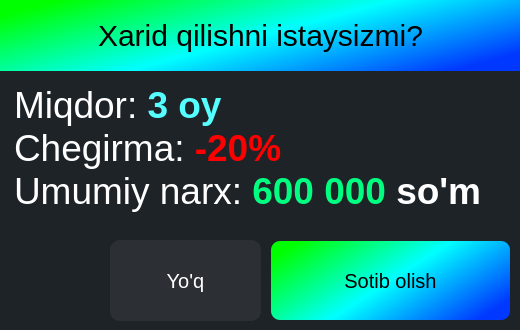
<?xml version="1.0" encoding="UTF-8"?>
<ui version="4.0">
 <class>Frame</class>
 <widget class="QFrame" name="Frame">
  <property name="geometry">
   <rect>
    <x>0</x>
    <y>0</y>
    <width>520</width>
    <height>330</height>
   </rect>
  </property>
  <property name="minimumSize">
   <size>
    <width>520</width>
    <height>330</height>
   </size>
  </property>
  <property name="maximumSize">
   <size>
    <width>520</width>
    <height>330</height>
   </size>
  </property>
  <property name="windowTitle">
   <string>Xarid qilish</string>
  </property>
  <property name="styleSheet">
   <string notr="true">font-size: 30px;
background-color: rgb(30, 35, 40);
color: white;
font-family: &quot;Mongolian Baiti&quot;;
</string>
  </property>
  <widget class="QPushButton" name="pushButton">
   <property name="geometry">
    <rect>
     <x>270</x>
     <y>240</y>
     <width>241</width>
     <height>81</height>
    </rect>
   </property>
   <property name="cursor">
    <cursorShape>PointingHandCursor</cursorShape>
   </property>
   <property name="focusPolicy">
    <enum>Qt::ClickFocus</enum>
   </property>
   <property name="styleSheet">
    <string notr="true">QPushButton{
border-radius: 10px;
padding: 10px;
font-size: 20px;
color: black;
	background-color: qlineargradient(spread:pad, x1:0, y1:0.227, x2:1, y2:0.739, stop:0 rgba(0, 255, 0, 255), stop:0.507389 rgba(0, 255, 255, 255), stop:1 rgba(0, 56, 255, 255));
border: 2px solid rgb(0,0,0,0);
}
QPushButton:hover{
border-color:  black;
	background-color: rgb(0, 255, 77);
}</string>
   </property>
   <property name="text">
    <string>Sotib olish</string>
   </property>
  </widget>
  <widget class="QPushButton" name="pushButton_2">
   <property name="geometry">
    <rect>
     <x>110</x>
     <y>240</y>
     <width>151</width>
     <height>81</height>
    </rect>
   </property>
   <property name="cursor">
    <cursorShape>PointingHandCursor</cursorShape>
   </property>
   <property name="focusPolicy">
    <enum>Qt::ClickFocus</enum>
   </property>
   <property name="styleSheet">
    <string notr="true">QPushButton{
border-radius: 10px;
padding: 10px;
font-size: 20px;
color: white;
	background-color: rgb(200,200,200, 20);
}

QPushButton:hover{
border-color:  black;
	background-color: rgb(60,60,60);
}</string>
   </property>
   <property name="text">
    <string>Yo'q</string>
   </property>
  </widget>
  <widget class="QLabel" name="label">
   <property name="geometry">
    <rect>
     <x>0</x>
     <y>0</y>
     <width>521</width>
     <height>71</height>
    </rect>
   </property>
   <property name="styleSheet">
    <string notr="true">color: black;
	background-color: qlineargradient(spread:pad, x1:0, y1:0.227, x2:1, y2:0.739, stop:0 rgba(0, 255, 0, 255), stop:0.507389 rgba(0, 255, 255, 255), stop:1 rgba(0, 56, 255, 255));</string>
   </property>
   <property name="text">
    <string>Xarid qilishni istaysizmi?</string>
   </property>
   <property name="alignment">
    <set>Qt::AlignCenter</set>
   </property>
  </widget>
  <widget class="QTextBrowser" name="textBrowser">
   <property name="geometry">
    <rect>
     <x>10</x>
     <y>80</y>
     <width>501</width>
     <height>141</height>
    </rect>
   </property>
   <property name="focusPolicy">
    <enum>Qt::NoFocus</enum>
   </property>
   <property name="inputMethodHints">
    <set>Qt::ImhNone</set>
   </property>
   <property name="frameShape">
    <enum>QFrame::NoFrame</enum>
   </property>
   <property name="readOnly">
    <bool>false</bool>
   </property>
   <property name="html">
    <string>&lt;!DOCTYPE HTML PUBLIC &quot;-//W3C//DTD HTML 4.0//EN&quot; &quot;http://www.w3.org/TR/REC-html40/strict.dtd&quot;&gt;
&lt;html&gt;&lt;head&gt;&lt;meta name=&quot;qrichtext&quot; content=&quot;1&quot; /&gt;&lt;style type=&quot;text/css&quot;&gt;
p, li { white-space: pre-wrap; }
&lt;/style&gt;&lt;/head&gt;&lt;body style=&quot; font-family:'Mongolian Baiti'; font-size:30px; font-weight:400; font-style:normal;&quot;&gt;
&lt;p style=&quot; margin-top:0px; margin-bottom:0px; margin-left:0px; margin-right:0px; -qt-block-indent:0; text-indent:0px;&quot;&gt;&lt;span style=&quot; font-size:28pt;&quot;&gt;Miqdor: &lt;/span&gt;&lt;span style=&quot; font-size:28pt; font-weight:600; color:#55ffff;&quot;&gt;3 oy&lt;/span&gt;&lt;/p&gt;
&lt;p style=&quot; margin-top:0px; margin-bottom:0px; margin-left:0px; margin-right:0px; -qt-block-indent:0; text-indent:0px;&quot;&gt;&lt;span style=&quot; font-size:28pt;&quot;&gt;Chegirma: &lt;/span&gt;&lt;span style=&quot; font-size:28pt; font-weight:600; color:#ff0000;&quot;&gt;-20%&lt;/span&gt;&lt;/p&gt;
&lt;p style=&quot; margin-top:0px; margin-bottom:0px; margin-left:0px; margin-right:0px; -qt-block-indent:0; text-indent:0px;&quot;&gt;&lt;span style=&quot; font-size:28pt;&quot;&gt;Umumiy narx: &lt;/span&gt;&lt;span style=&quot; font-size:28pt; font-weight:600; color:#00ff80;&quot;&gt;600 000&lt;/span&gt;&lt;span style=&quot; font-size:28pt; font-weight:600;&quot;&gt; so'm&lt;/span&gt;&lt;/p&gt;&lt;/body&gt;&lt;/html&gt;</string>
   </property>
   <property name="openLinks">
    <bool>false</bool>
   </property>
  </widget>
  <zorder>pushButton_2</zorder>
  <zorder>label</zorder>
  <zorder>pushButton</zorder>
  <zorder>textBrowser</zorder>
 </widget>
 <resources/>
 <connections/>
</ui>
